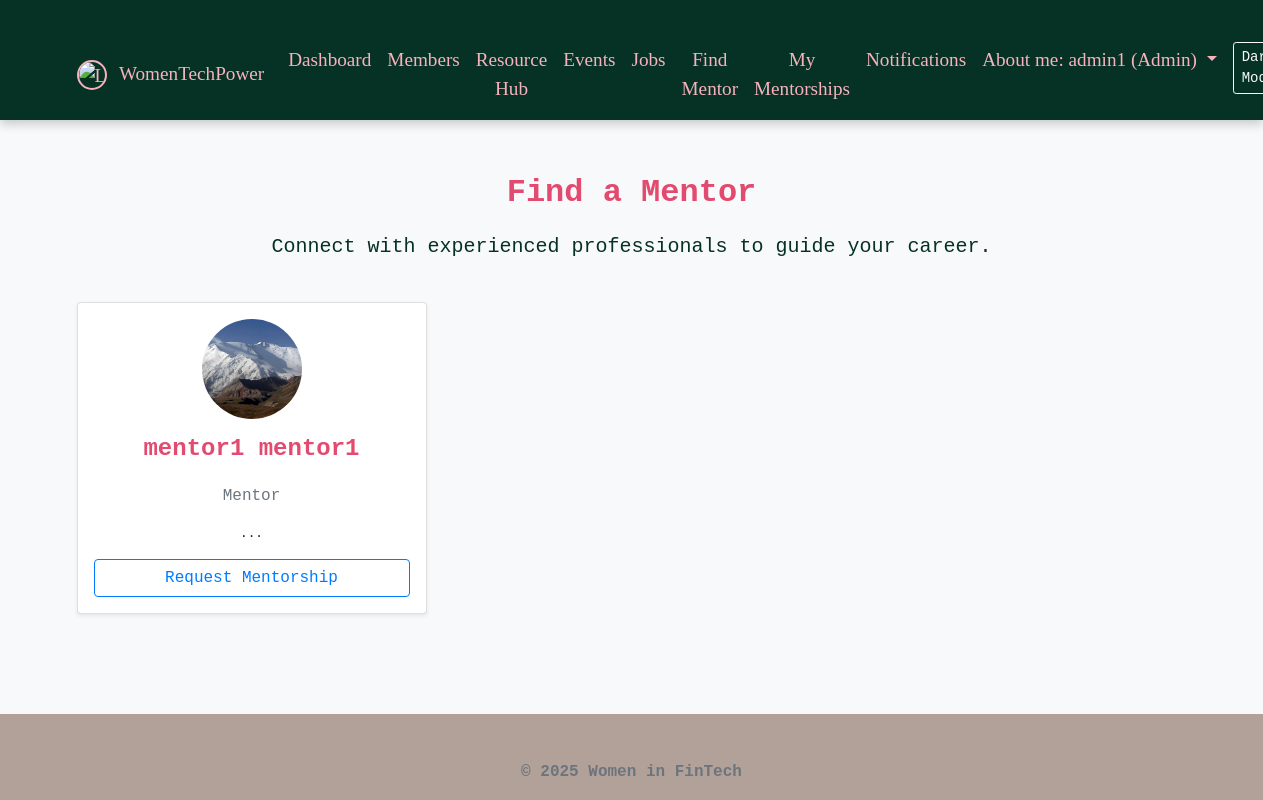
Page /mentors.php (signed in) on the committed database.
### tables this page shows
CREATE TABLE `members` (
  `id` int(11) NOT NULL,
  `first_name` varchar(50) NOT NULL,
  `last_name` varchar(50) NOT NULL,
  `email` varchar(100) NOT NULL,
  `password` varchar(255) DEFAULT NULL,
  `role` enum('member','mentor','admin') DEFAULT 'member',
  `profession` varchar(100) DEFAULT NULL,
  `company` varchar(100) DEFAULT NULL,
  `expertise` text DEFAULT NULL,
  `linkedin_profile` varchar(255) DEFAULT NULL,
  `status` enum('active','pending','mentor') DEFAULT 'pending',
  `created_at` timestamp NOT NULL DEFAULT current_timestamp(),
  `profile_image` varchar(255) DEFAULT NULL
);

### mentors.php (the view, shortened to what this page needs)
<?php
include_once "includes/header.php";
$database = new Database();
$db = $database->getConnection();
$user_id = $_SESSION['user_id'];
$query = "SELECT * FROM members WHERE role = 'mentor' AND id != ?";
$stmt = $db->prepare($query);
$stmt->execute([$user_id]);
?>
<div class="row mb-4">
    <div class="col-12 text-center">
        <h2 style="color: var(--raspberry);">Find a Mentor</h2>
        <p class="lead">Connect with experienced professionals to guide your career.</p>
    </div>
</div>
<div class="row">
    <?php while ($row = $stmt->fetch(PDO::FETCH_ASSOC)): ?>
    <div class="col-md-4 mb-4">
        <div class="card h-100 shadow-sm text-center p-3">
            <?php
                $img = !empty($row['profile_image']) ? "uploads/".$row['profile_image'] : "https://via.placeholder.com/100";
            ?>
            <img src="<?php echo $img; ?>" class="rounded-circle mx-auto d-block mb-3" width="100" height="100" style="object-fit: cover;">
            <h4><?php echo htmlspecialchars($row['first_name'] . ' ' . $row['last_name']); ?></h4>
            <p class="text-muted"><?php echo htmlspecialchars($row['profession']); ?></p>
            <p class="small"><?php echo htmlspecialchars(substr($row['expertise'], 0, 100)); ?>...</p>
            <form method="POST">
                <button type="submit" name="request_mentorship" class="btn btn-outline-primary btn-block">Request Mentorship</button>
            </form>
        </div>
    </div>
    <?php endwhile; ?>
</div>
<?php include_once "includes/footer.php"; ?>

### css/style.css (style rules this page uses)
:root { --deep-green: #053225; --raspberry: #E34A6F; --pale-pink: #F7B2BD; --greige: #B2A198; --soft-green: #60A561; --bg-color: #f8f9fa; --text-color: var(--deep-green); --card-bg: #ffffff; --nav-bg: var(--deep-green); --btn-color: var(--raspberry); --link-color: var(--raspberry); }
body { font-family: 'Rockwell', 'Courier Bold', Courier, Georgia, Times, 'Times New Roman', serif; background-color: var(--bg-color); color: var(--text-color); min-height: 100vh; display: flex; flex-direction: column; text-align: center; transition: background-color 0.3s ease, color 0.3s ease; }
h1, h2, h3, h4, h5 { font-weight: bold; color: var(--raspberry); margin-bottom: 20px; }

### rows in the picture
members: profile_image (picture), first_name+last_name "mentor1 mentor1", profession "Mentor"

### other values in the picture
$_SESSION['name'] "admin1"
$_SESSION['role'] "Admin"
